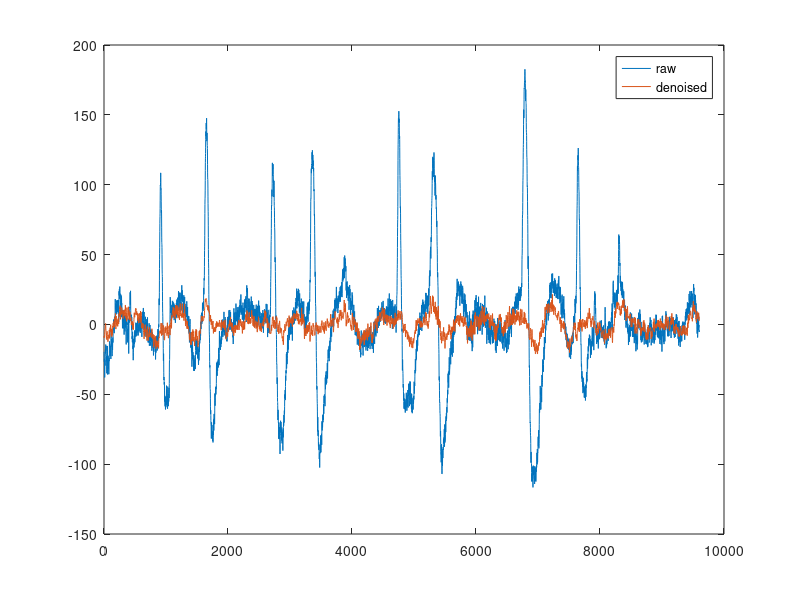

Write MATLAB code to recreate this figure. (Note: this script raises an error after producing the figure.)
data = load('train.mat');
eeg = data.train_eeg;
blinks = data.blinks;

allIdx   = 1:size(eeg,2);
blinkIdx = blinks;                      % artifact frames
cleanIdx = setdiff(allIdx, blinkIdx);   % artifact-free frames

W = eeg(:, blinkIdx );   %  (#blink × nChan)  artifacts (blinks)
S = eeg(:, cleanIdx );   %  (#clean × nChan)  EEG

% ----- ensure zero mean -----
W = detrend(W, 'constant');
S = detrend(S, 'constant');

% ----- covariances -----
Rww = (W * W.');     % noise covariance
Rss = (S * S.');     % EEG covariance

lambda = 1e-6;
W = Rss / (Rss + Rww + lambda * eye(size(Rss)));

sHat = W * eeg;     % estimation

figure;
plot(eeg(1,:));   
hold on;
plot(sHat(1,:));  
legend('raw','denoised');

eeg_test = load('test.mat').test_eeg;  % test EEG
sHat_test = W * eeg_test;  % apply wiener filter

figure;
plot(eeg_test(19,:));   
hold on;
plot(sHat_test(19,:));  
legend('raw','denoised');
